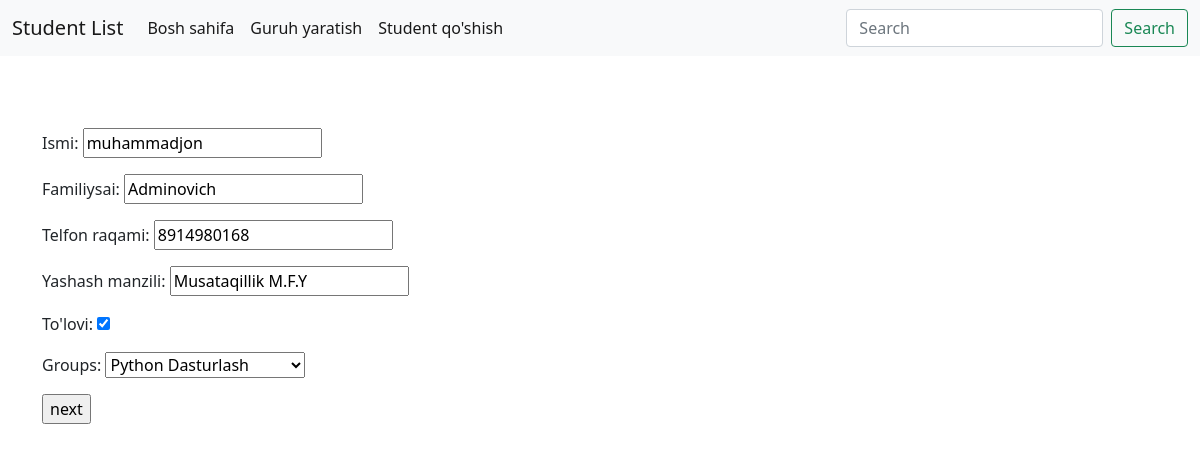
Page /update_student/1/ on the committed database.
### main/models.py (models this page shows, shortened)
class Student(models.Model):
    name = models.CharField('Ismi',max_length=100)
    surname = models.CharField('Familiysai',max_length=100)
    phone = models.CharField('Telfon raqami',max_length=20 ,blank=True)
    address = models.CharField('Yashash manzili',max_length=200,blank=True)
    pay = models.BooleanField('To\'lovi',default=False)
    groups = models.ForeignKey(Groups, related_name='groups',on_delete=models.CASCADE)

### main/views.py (the view)
# urls.py: path('update_student/<pk>/', UpadateStudent.as_view(), name='upadet_student'),
class UpadateStudent(UpdateView):
    model = Student
    fields = '__all__'
    success_url = '/'
    template_name = 'create.html'

### main/models.py (called while the page is built)
    def __str__(self):
        return self.group_name

### templates/create.html (shortened to what this page needs)
{% extends 'base.html' %}
{% load static %}
{% block content %}
<div class="container">
    <form action="" method="POST">
        {{form.as_p}}
        <input type="submit" value="next">
    </form>
</div>
{% endblock content %}

### rows in the picture
Student: name "muhammadjon", surname "Adminovich", phone "8914980168", address "Musataqillik M.F.Y", pay "☑", groups "Python Dasturlash"
